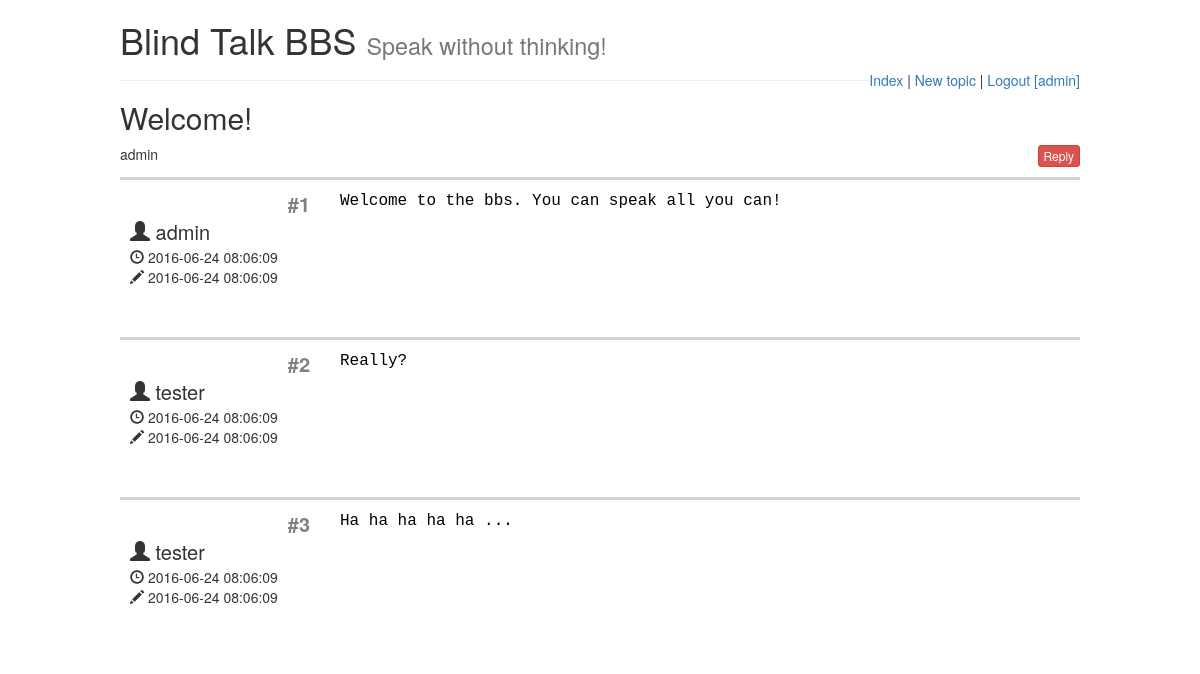
Screenshot of /topic.php?tid=1 (signed in) with the database file from the repository.
### tables this page shows
CREATE TABLE IF NOT EXISTS `comment` (
	`cid` INT NOT NULL AUTO_INCREMENT,
	`submitTime` TIMESTAMP NOT NULL DEFAULT CURRENT_TIMESTAMP,
	`modifyTime` TIMESTAMP NOT NULL DEFAULT CURRENT_TIMESTAMP ON UPDATE CURRENT_TIMESTAMP,
	`content` TEXT NOT NULL,
	`uid` INT NOT NULL,
	`tid` INT NOT NULL,
	PRIMARY KEY (`cid`),
	UNIQUE INDEX `cid_UNIQUE` (`cid` ASC)
);

### global.php (called while the page is built, shortened)
<?php
$site_title = 'Blind Talk BBS';
$site_subtitle = 'Speak without thinking!';
function islogin() {
	return isset($_SESSION['login']) && $_SESSION['login'];
}
function getUserInfoByUid($uid) {
	$sqlUser = @mysql_query('SELECT * FROM `user` WHERE `uid`="'.$uid.'";');
	return mysql_fetch_assoc($sqlUser);
}
function getTopicInfoByTid($tid) {
	$sqlTopic = @mysql_query('SELECT * FROM `topic` WHERE `tid`="'.$tid.'";');
	$res = @mysql_fetch_assoc($sqlTopic);
	$res['username'] = getUserInfoByUid($res['uid'])['username'];
	$res['comments'] = getTopicCommentsByTid($tid);
	return $res;
}
function getTopicCommentsByTid($tid) {
	$sqlComment = @mysql_query('SELECT * FROM `comment` WHERE `tid` = "'.$tid.'";');
	$comments = [];
	while(($comment = @mysql_fetch_assoc($sqlComment)) !== false) {
		$comment['username'] = getUserInfoByUid($comment['uid'])['username'];
		$comment['content'] = urldecode($comment['content']);
		array_push($comments, $comment);
	}
	return $comments;
}

### topic.php (the view, shortened to what this page needs)
<?php
include('common.php');
if(($topic = getTopicInfoByTid($_GET['tid'])) === false) {
	echo 'No such article!';
	return;
}
?>
<h2><?php echo $topic['title'];?></h2>
<div class="pull-left"><?php echo $topic['username'];?></div>
<div align="right">
	<a class="btn btn-danger btn-xs" href="reply.php?tid=<?php echo $topic['tid'];?>">Reply</a>
</div>
<?php $index=0;
foreach($topic['comments'] as $comment) { ?>
<div class="comment-box" id="comment-<?php echo $comment['cid'];?>">
	<div class="info">
		<div class="floor">#<?php echo ++$index;?></div>
		<div class="username">
			<span class="glyphicon glyphicon-user"></span>
			<span><?php echo $comment['username'];?></span>
		</div>
		<div class="time">
			<span class="glyphicon glyphicon-time"></span>
			<span><?php echo $comment['submitTime'];?></span>
		</div>
		<div class="time">
			<span class="glyphicon glyphicon-pencil"></span>
			<span><?php echo $comment['modifyTime'];?></span>
		</div>
	</div>
	<pre class="content"><?php echo $comment['content'];?></pre>
</div>
<?php }?>

### common.php (shortened to what this page needs)
<?php include('global.php'); ?>
<!DOCTYPE html>
<html>
	<head>
		<link rel="stylesheet" href="//cdn.bootcss.com/bootstrap/3.3.5/css/bootstrap.min.css">
		<link rel="stylesheet" href="main.css">
	</head>
	<body class="mainPage">
		<h1><?php echo $site_title;?>
			<small><?php echo $site_subtitle;?></small>
		</h1>
		<div class="pull-right">
			<a href="/">Index</a> |
		<?php if(islogin()) { ?>
			<a href="/new.php">New topic</a> |
			<a href="/login.php?logout=1">Logout [<?php echo $_SESSION['username'];?>]</a>
		<?php } else { ?>
			<a href="/login.php">Login</a>
		<?php } ?>
		</div>
		<hr>
	</body>
</html>

### main.css (style rules this page uses)
.mainPage { width: 960px; margin: 0 auto; }
.comment-box { margin: 10px 0; min-height: 150px; border-top: 3px solid lightgray; }
.comment-box .info { padding: 10px; width: 200px; min-height: 150px; float: left; }
.comment-box .info .floor { color: gray; font-weight: bold; font-size: 20px; text-align: right; }
.comment-box .info .username { font-size: 20px; }
.comment-box .content { padding: 10px; margin-left: 210px; }
pre { background: none; border: none; color: black; font-size: 16px; }

### rows the page displays
comment: username "admin", submitTime "2016-06-24 08:06:09", modifyTime "2016-06-24 08:06:09", content "Welcome to the bbs. You can speak all you can!"
comment: username "tester", submitTime "2016-06-24 08:06:09", modifyTime "2016-06-24 08:06:09", content "Really?"
comment: username "tester", submitTime "2016-06-24 08:06:09", modifyTime "2016-06-24 08:06:09", content "Ha ha ha ha ha ..."

### other values shown
$site_title "Blind Talk BBS"
$site_subtitle "Speak without thinking!"
$_SESSION['username'] "admin"
$topic['title'] "Welcome!"
$topic['username'] "admin"
